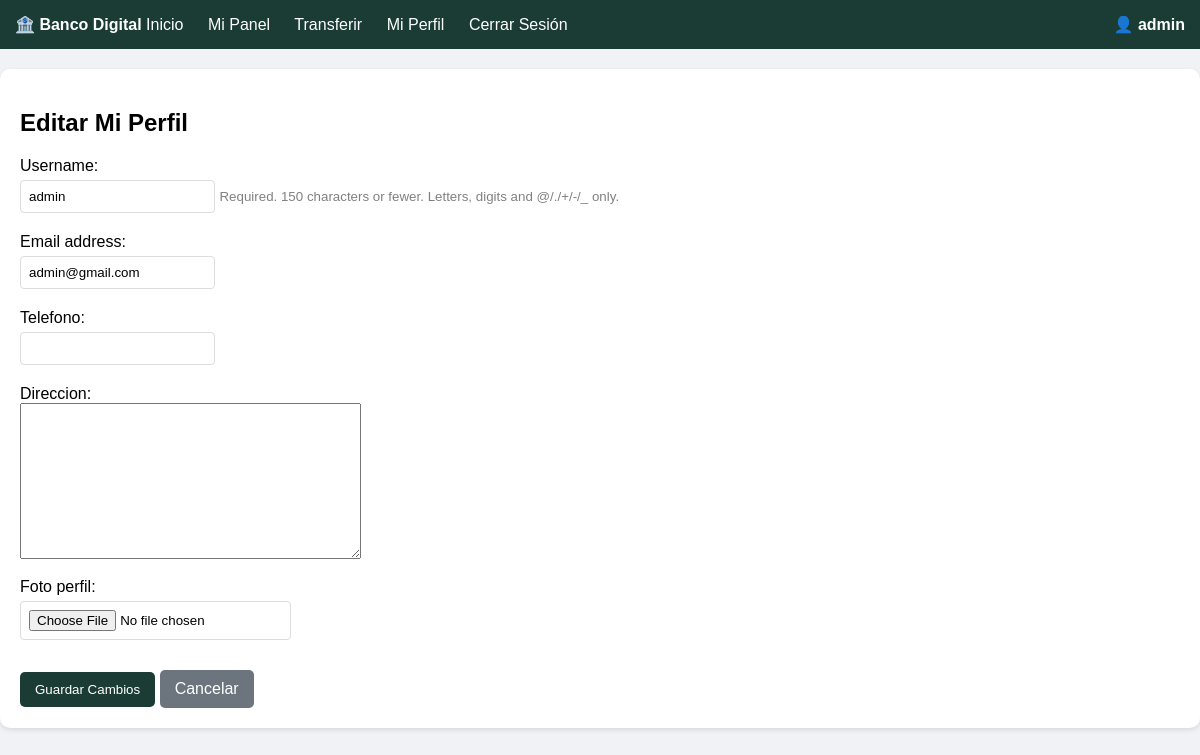
/perfil/editar/ (signed in), run on the app's committed database.
### core/models.py (models this page shows, shortened)
class Usuario(AbstractUser):
    id = models.UUIDField(primary_key=True, default=uuid.uuid4, editable=False)
    telefono = models.CharField(max_length=15, blank=True)
    direccion = models.TextField(blank=True)
    foto_perfil = models.ImageField(upload_to='fotos_perfil/', blank=True, null=True)

### core/views.py (the view)
# urls.py: path('perfil/editar/', views.editar_perfil, name='editar_perfil'),
@login_required
def editar_perfil(request):
    if request.method == 'POST':
        formulario = FormularioActualizarUsuario(request.POST, request.FILES, instance=request.user)
        if formulario.is_valid():
            formulario.save()
            messages.success(request, 'Perfil actualizado correctamente')
            return redirect('panel')
    else:
        formulario = FormularioActualizarUsuario(instance=request.user)
    return render(request, 'core/editar_perfil.html', {'formulario': formulario})

### core/forms.py
class FormularioActualizarUsuario(forms.ModelForm):
    class Meta:
        model = Usuario
        fields = ('username', 'email', 'telefono', 'direccion', 'foto_perfil')

### core/templates/core/editar_perfil.html (shortened to what this page needs)
{% extends 'core/base.html' %}
{% block content %}
<h2>Editar Mi Perfil</h2>
<form method="POST" enctype="multipart/form-data">
    {% for campo in formulario %}
        <div style="margin-bottom: 15px;">
            <label>{{ campo.label }}:</label><br>
            {{ campo }}
            {% if campo.help_text %}
                <small style="color: gray;">{{ campo.help_text }}</small>
            {% endif %}
        </div>
    {% endfor %}
    <button type="submit">Guardar Cambios</button>
    <a href="{% url 'panel' %}" class="boton" style="background: #6c757d;">Cancelar</a>
</form>
{% endblock %}

### core/templates/core/base.html (shortened to what this page needs)
<!DOCTYPE html>
<html lang="es">
<head>
</head>
<body>
    <nav>
        <div style="max-width: 1200px; margin: auto;">
            <strong>🏦 Banco Digital</strong>
            <a href="{% url 'inicio' %}">Inicio</a>
            {% if user.is_authenticated %}
                <a href="{% url 'panel' %}">Mi Panel</a>
                <a href="{% url 'transferencia' %}">Transferir</a>
                <a href="{% url 'editar_perfil' %}">Mi Perfil</a>
                <a href="{% url 'cerrar_sesion' %}">Cerrar Sesión</a>
                <span style="float: right;">
                    {% if user.foto_perfil %}
                        <img src="{{ user.foto_perfil.url }}" class="avatar-pequeno">
                    {% else %}
                        👤
                    {% endif %}
                    <strong>{{ user.username }}</strong>
                </span>
            {% else %}
                <a href="{% url 'iniciar_sesion' %}">Iniciar Sesión</a>
                <a href="{% url 'registro' %}">Registrarse</a>
            {% endif %}
        </div>
    </nav>
    <div class="contenedor">
        {% block content %}{% endblock %}
    </div>
</body>
</html>

### core/templates/core/base.html (style rules this page uses)
body { font-family: Arial, sans-serif; margin: 0; padding: 0; background-color: #f0f2f5; }
nav { background-color: #1a3c34; color: white; padding: 15px; margin-bottom: 20px; }
nav a { color: white; margin-right: 20px; text-decoration: none; }
.contenedor { max-width: 1200px; margin: auto; background: white; padding: 20px; border-radius: 10px; box-shadow: 0 2px 5px rgba(0,0,0,0.1); }
button, .boton { background-color: #1a3c34; color: white; padding: 10px 15px; border: none; cursor: pointer; text-decoration: none; display: inline-block; margin-top: 10px; border-radius: 5px; }
input, select { padding: 8px; margin: 5px 0; border: 1px solid #ddd; border-radius: 4px; }

### data on the page
Usuario: username "admin", formulario "admin" "admin@gmail.com"

### other printed values
{{ campo.label }} "Username" "Email address" "Telefono" "Direccion" "Foto perfil"
{{ campo.help_text }} "Required. 150 characters or fewer. Letters, digits and @/./+/-/_ only."
